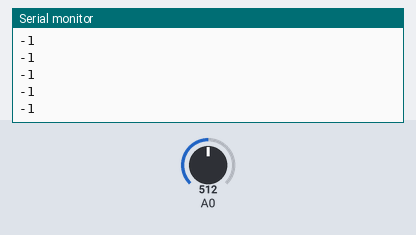
The sketch below on a simulated Arduino Uno, built with avr-gcc and run on an emulated ATmega328P. Parts: the last lines printed to the serial monitor. The inputs (shaded band) are chosen by the test bench; at power-on: A0 = 512.

Above: at 1.2 s.
1.3 s: A0 set to 716
At 2.2 s:
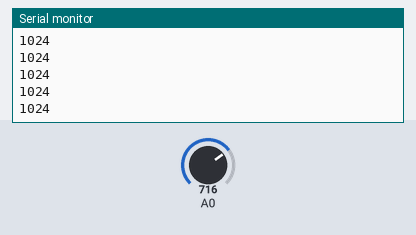
2.8 s: A0 set to 511
At 3.3 s:
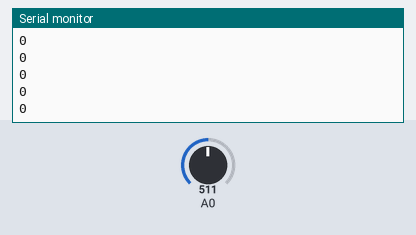
Timing chart, 0 to 5.8 s (numbered marks = the images above; inputs shaded):
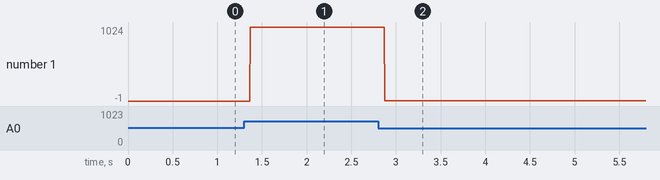

The sketch:

analogInput-bend.ino
```cpp
// analog Input : Force Resistive Sensor Interface
// 1 FRS, 1 breadboard, hook-up wires, 1 10kOhm resistor
// For a schematic visit https://learn.adafruit.com/force-sensitive-resistor-fsr/using-an-fsr


int reading; // reading from analog pin
int lowest = 512;
int highest = 512; // highest value assumed 512
int output; //

void setup() {
  // put your setup code here, to run once:
  Serial.begin(9600);
}

void loop() {
  // put your main code here, to run repeatedly:
  reading = analogRead(A0);
  lowest = min(reading, lowest);
  highest = max(reading, highest);
  output = map(reading, lowest, highest, 0, 1024);
  Serial.println(output);
}
```

Measured:
- after the input at 1.3 s, the serial monitor: prints a new line after 0.07 s (image 1)
- after the input at 2.8 s, the serial monitor: prints a new line after 0.07 s (image 2)
- plotted number 1: -1 → 1024 after the input at 1.3 s, 1024 → 0 after the input at 2.8 s
